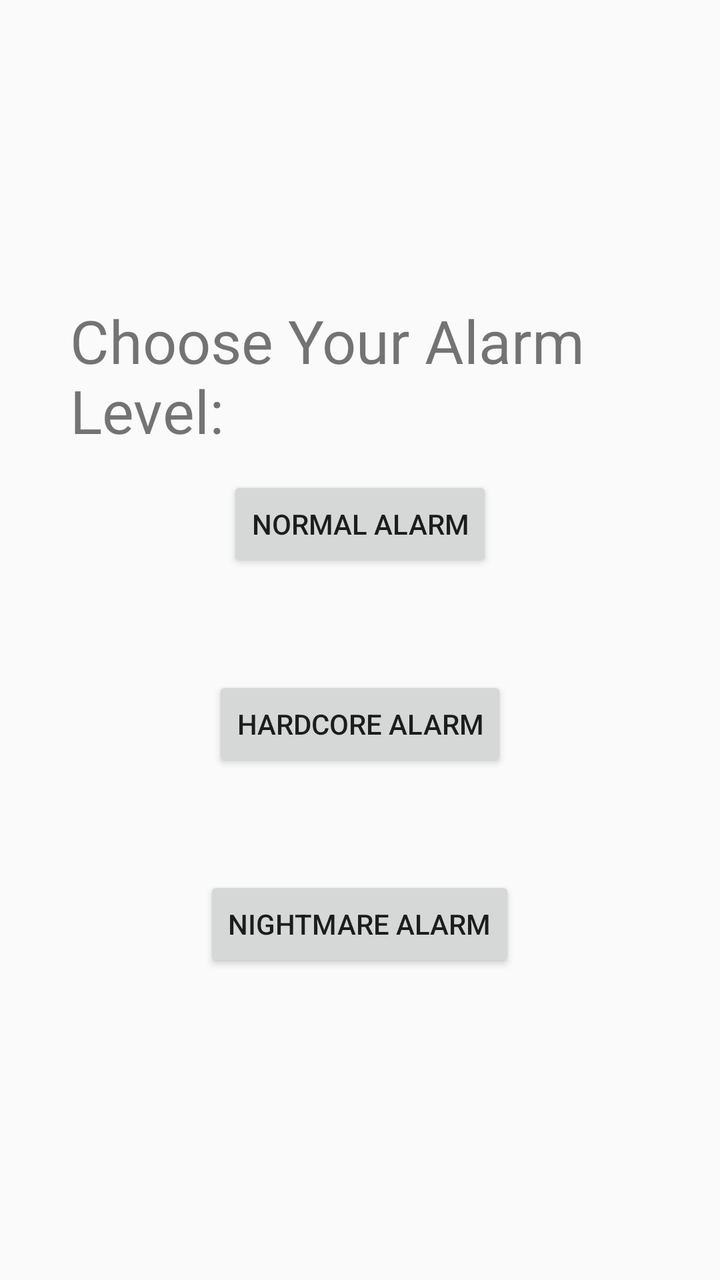
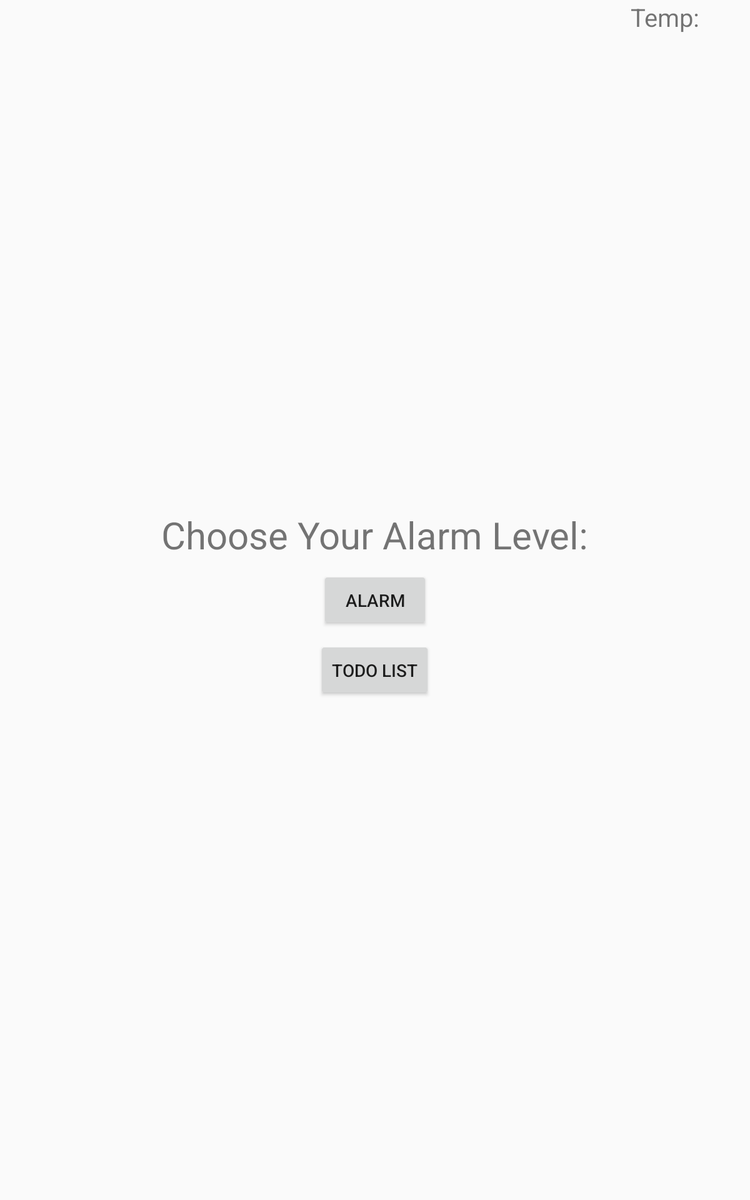

Compare how this app lays out the same screen by default and in its alternative resource folder. The renders come first, then the two layout files and the values they reference.
<!-- AndroidManifest.xml: application theme AppTheme -->
<!-- res/layout/activity_main.xml -->
<?xml version="1.0" encoding="utf-8"?>
<RelativeLayout xmlns:android="http://schemas.android.com/apk/res/android"
    xmlns:app="http://schemas.android.com/apk/res-auto"
    xmlns:tools="http://schemas.android.com/tools"
    android:layout_width="match_parent"
    android:layout_height="match_parent"
    tools:context=".MainActivity">



    <TextView
        android:layout_width="wrap_content"
        android:layout_height="wrap_content"
        android:layout_alignParentStart="true"
        android:layout_alignParentTop="true"
        android:layout_alignParentEnd="true"
        android:layout_centerHorizontal="true"
        android:layout_marginStart="35dp"
        android:layout_marginTop="150dp"
        android:layout_marginEnd="-6dp"
        android:text="@string/choose_your_alarm_level"
        android:textSize="30sp"
        app:layout_constraintBottom_toBottomOf="parent"
        app:layout_constraintLeft_toLeftOf="parent"
        app:layout_constraintRight_toRightOf="parent"
        app:layout_constraintTop_toTopOf="parent" />

    <Button
        android:id="@+id/normal_b"
        android:layout_width="wrap_content"
        android:layout_height="wrap_content"
        android:layout_alignParentTop="true"
        android:layout_centerHorizontal="true"
        android:layout_marginTop="238dp"
        android:text="@string/normal_alarm" />

    <Button
        android:id="@+id/Button_main2"
        android:layout_width="wrap_content"
        android:layout_height="wrap_content"
        android:layout_alignParentTop="true"
        android:layout_centerInParent="true"
        android:layout_marginTop="338dp"
        android:text="@string/hardcore_alarm" />

    <Button
        android:id="@+id/Button_main3"
        android:layout_width="wrap_content"
        android:layout_height="wrap_content"
        android:layout_alignParentTop="true"
        android:layout_centerHorizontal="true"
        android:layout_marginTop="438dp"
        android:text="@string/nightmare_alarm" />


</RelativeLayout>
<!-- resources referenced by this layout -->
<resources>
  <string name="choose_your_alarm_level">Choose Your Alarm Level:</string>
  <string name="hardcore_alarm">Hardcore Alarm</string>
  <string name="nightmare_alarm">Nightmare Alarm</string>
  <string name="normal_alarm">Normal Alarm</string>
  <style name="AppTheme" parent="Theme.AppCompat.Light.DarkActionBar">
          
          <item name="colorPrimary">@color/colorPrimary</item>
          <item name="colorPrimaryDark">@color/colorPrimaryDark</item>
          <item name="colorAccent">@color/colorPrimary</item>
      </style>
</resources>
<!-- res/layout-sw600dp/activity_main.xml (the repository's variant of the layout above) -->
<!-- drawn on a 7-inch tablet held upright -->
<?xml version="1.0" encoding="utf-8"?>
<RelativeLayout xmlns:android="http://schemas.android.com/apk/res/android"
    xmlns:app="http://schemas.android.com/apk/res-auto"
    xmlns:tools="http://schemas.android.com/tools"
    android:layout_width="match_parent"
    android:layout_height="match_parent"
    android:id="@+id/root2"
    tools:context=".MainActivity">

    <RelativeLayout
        android:layout_width="match_parent"
        android:layout_height="match_parent">
        <TextView
            android:id="@+id/text1"
            android:layout_width="wrap_content"
            android:layout_height="wrap_content"
            android:text="@string/choose_your_alarm_level"
            android:textSize="30sp"
            android:layout_centerHorizontal="true"
            android:layout_above="@+id/normal_b"/>

        <TextView
            android:id="@+id/tempV"
            android:layout_width="wrap_content"
            android:layout_height="wrap_content"
            android:layout_alignParentTop="true"
            android:layout_alignParentEnd="true"
            android:layout_marginEnd="35dp"
            android:text="Temp: "
            android:textSize="20sp" />

        <Button
            android:id="@+id/normal_b"
            android:layout_width="wrap_content"
            android:layout_height="wrap_content"
            android:layout_centerHorizontal="true"
            android:layout_centerVertical="true"
            android:layout_margin="8dp"
            android:text="alarm" />

        <Button
            android:id="@+id/Button_main2"
            android:layout_width="wrap_content"
            android:layout_height="wrap_content"
            android:layout_centerInParent="true"
            android:layout_below="@+id/normal_b"
            android:text="Todo List" />
    </RelativeLayout>


</RelativeLayout>
<!-- resources referenced by the variant -->
<!-- as a 7-inch tablet held upright resolves them -->
<resources>
  <string name="choose_your_alarm_level">Choose Your Alarm Level:</string>
  <style name="AppTheme" parent="Theme.AppCompat.Light.DarkActionBar">
          
          <item name="colorPrimary">@color/colorPrimary</item>
          <item name="colorPrimaryDark">@color/colorPrimaryDark</item>
          <item name="colorAccent">@color/colorPrimary</item>
      </style>
</resources>
